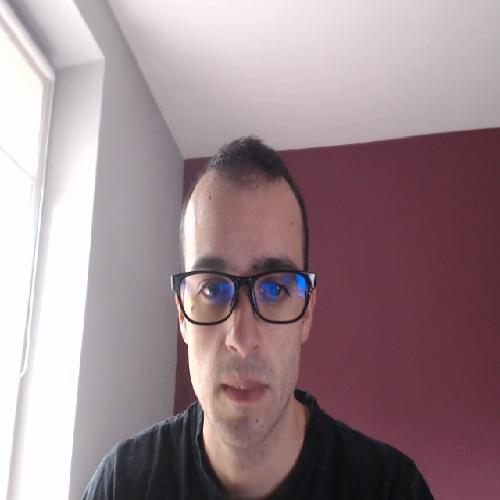
#> input picture Procesamiento imagenes/Laplaciano/BlurDetectionOpenvc/images/0.jpg, 500 x 500 px; its folder holds only this picture in this run
$ python detect_blur.py   (older library calls are emulated)
#> lines starting #> are read from the running program, lines starting #| are printed output that depends on the picture; after the words box and inside, x2 and y2 are one past the last pixel; in counts of white or black regions, pixels touching at a corner belong together
# Código tomado de Detección de desenfoque con OpenCV por Adrian Rosebrock.
# Link: https://www.pyimagesearch.com/2015/09/07/blur-detection-with-opencv/
# Instalar el paquete imutils=> pip install imutils.
# instalación openVC => http://acodigo.blogspot.com/2017/06/instalar-opencv-en-python.html

from imutils import paths
import argparse
import cv2

# Calcular la varianza del laplaciano, dada la imagen.
def variance_of_laplacian(image):
        return cv2.Laplacian(image, cv2.CV_64F).var()

# Se establece la ruta de la carpeta de imagenes.
# Se establece el umbral permitido.
ap = argparse.ArgumentParser()
ap.add_argument("-i", "--images", default="D:\Python\BlurDetectionOpenvc\images")
ap.add_argument("-t", "--threshold", type=float, default=100.0)
args = vars(ap.parse_args())

# Recorrer la imagenes del la carpeta
# 1.- Se carga la imagen.
# 2.- Se convierte la imagen a escala de grises.
# 3.- Se calcula la medida de enfoque usando la varianza de laplaciano.
for imagePath in paths.list_images(args["images"]):
	image = cv2.imread(imagePath)
#> image is the input picture: shape (500, 500, 3); mean B, G, R 140.2, 135.1, 156.1
	gray = cv2.cvtColor(image, cv2.COLOR_BGR2GRAY)
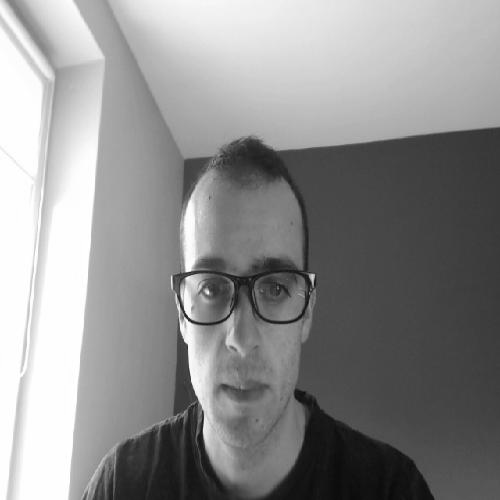
#> gray: shape (500, 500); min 9, max 255, mean 142
	fm = variance_of_laplacian(gray)
#> fm = 107.7
	text = "Not Blurry"
	# Si la medida de enfoque es menor que el umbral, se considera borrosa
	if fm < args["threshold"]:
		text = "Blurry"
	# Se muestra la imagen
	cv2.putText(image, "{}: {:.2f}".format(text, fm), (10, 30),
		cv2.FONT_HERSHEY_SIMPLEX, 0.8, (0, 0, 255), 3)
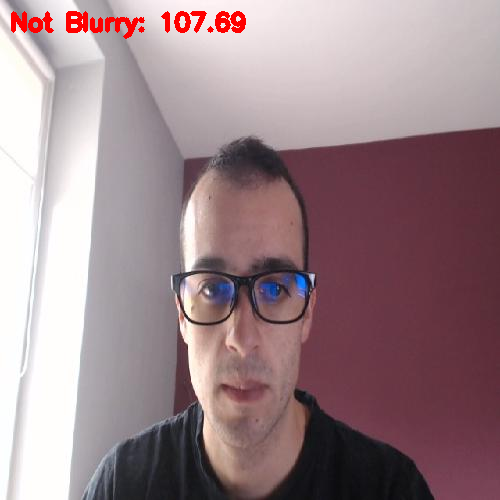
#> image: shape (500, 500, 3); 1.01% of pixels changed, all inside (x1, y1, x2, y2) = (11, 11, 246, 39)
	cv2.imshow("Image", image)
	key = cv2.waitKey(0)
#> (key Esc is pressed here)

$ run again, on Procesamiento imagenes/Laplaciano/BlurDetectionOpenvc/images/3.jpg
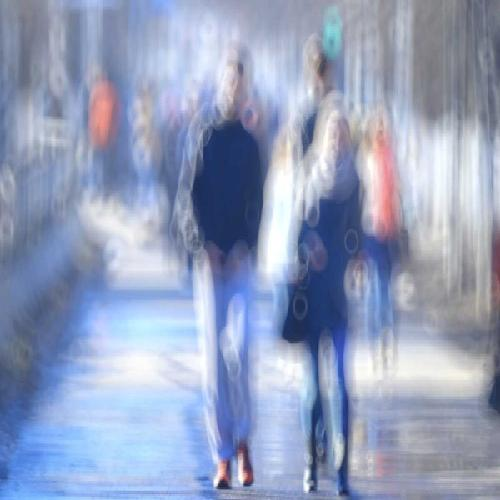
#> input picture Procesamiento imagenes/Laplaciano/BlurDetectionOpenvc/images/3.jpg, 500 x 500 px
#> image is the input picture: shape (500, 500, 3); mean B, G, R 189.3, 160.2, 148.3
#> `gray = cv2.cvtColor(image, cv2.COLOR_BGR2GRAY)`:
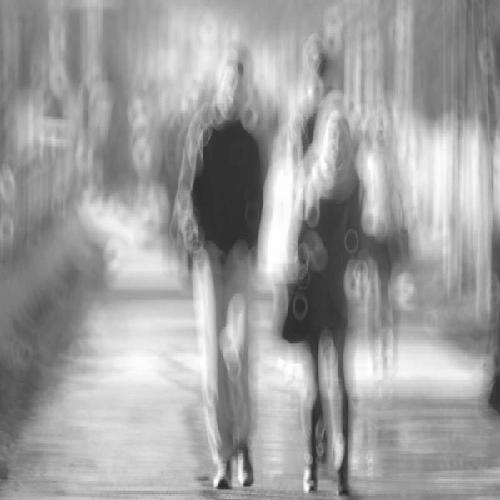
#> gray: shape (500, 500); min 32, max 255, mean 160
#> fm = 50.95
#> `cv2.putText(image, "{}: {:.2f}".format(text, fm), (10, 30), cv2.FONT_H..`:
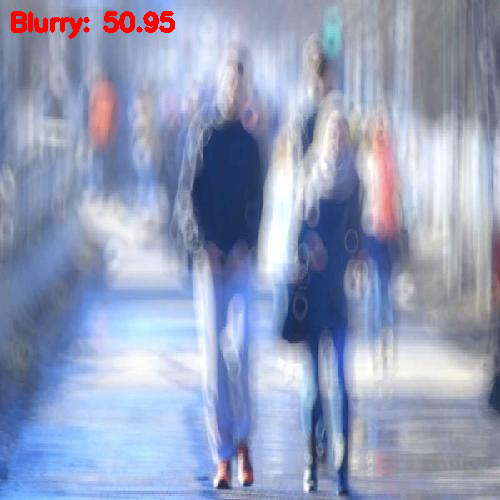
#> image: shape (500, 500, 3); 0.76% of pixels changed, all inside (x1, y1, x2, y2) = (11, 11, 175, 39)
